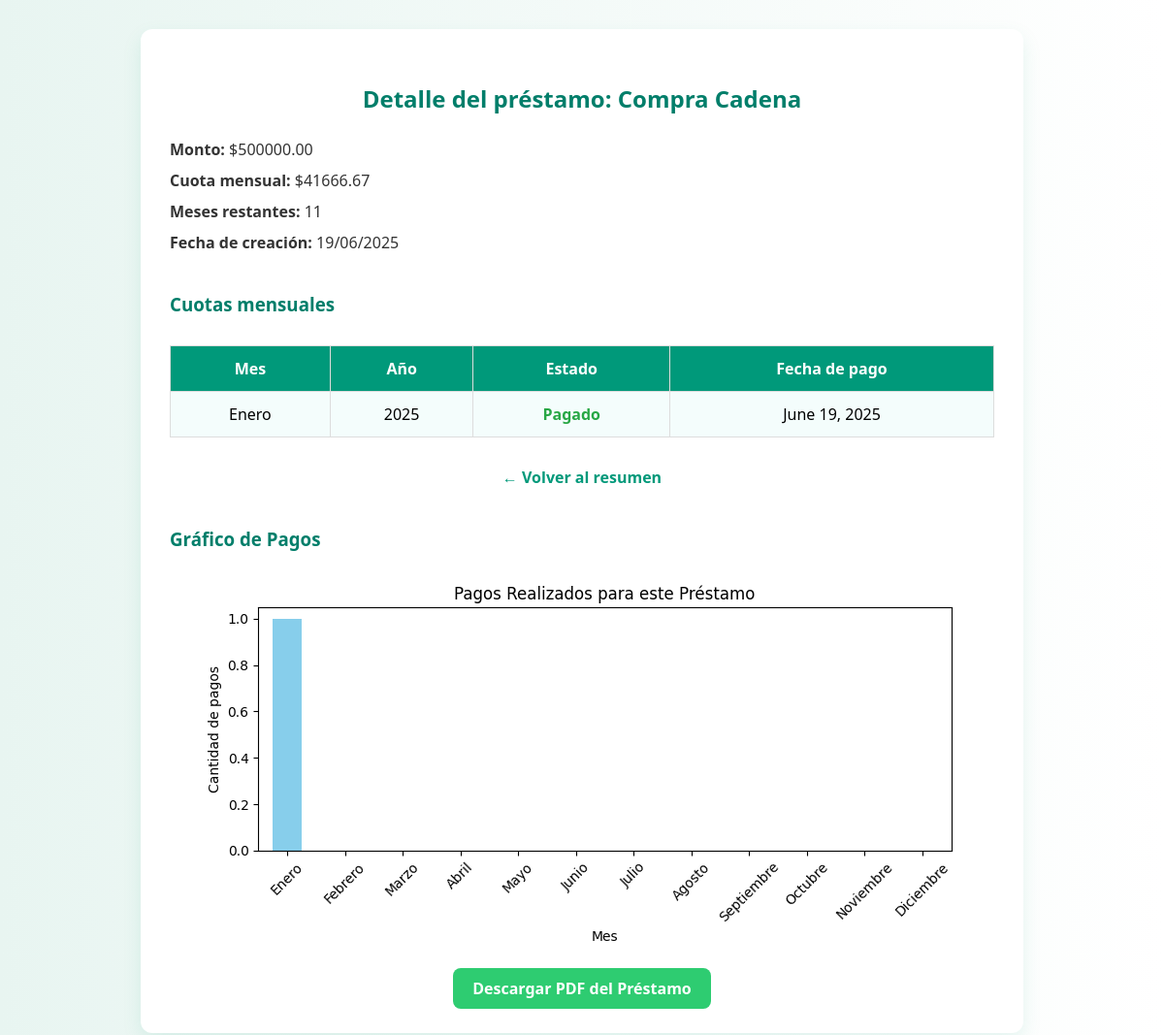
Screenshot of /api/prestamos/vista/prestamos/2/ (signed in) with the database file from the repository.
### Prestamos/models.py (models this page shows, shortened)
class Prestamo(models.Model):
    nombre = models.ForeignKey(settings.AUTH_USER_MODEL, on_delete=models.CASCADE, related_name='prestamos')
    descripcion = models.TextField()
    monto = models.DecimalField(max_digits=10, decimal_places=2)
    cantidad_meses = models.IntegerField(default=12)
    cuota_mensual = models.DecimalField(max_digits=10, decimal_places=2, blank=True, null=True)
    fecha_creacion = models.DateTimeField(auto_now_add=True, null=True)

class PagoCuota(models.Model):
    prestamo = models.ForeignKey(Prestamo, on_delete=models.CASCADE, related_name='cuotas')
    mes = models.CharField(max_length=20)
    año = models.IntegerField()
    pagado = models.BooleanField(default=False)
    fecha_pago = models.DateField(blank=True, null=True)

### Prestamos/views.py (the view)
# urls.py: path('vista/prestamos/<int:pk>/', detalle_prestamo, name='vista_prestamo_detalle'),
@login_required
def detalle_prestamo(request, pk):
    prestamo = get_object_or_404(Prestamo, pk=pk)
    if not request.user.is_superuser and prestamo.nombre != request.user:
        return HttpResponseForbidden("No tienes permiso para ver este préstamo.")
    cuotas = prestamo.cuotas.all().order_by('-año', '-mes')
    datos = [{'mes': cuota.mes, 'año': cuota.año} for cuota in cuotas if cuota.pagado]
    df = pd.DataFrame(datos)
    grafico_base64 = None
    if not df.empty:
        df['mes'] = pd.Categorical(df['mes'], categories=[
            'Enero', 'Febrero', 'Marzo', 'Abril', 'Mayo', 'Junio',
            'Julio', 'Agosto', 'Septiembre', 'Octubre', 'Noviembre', 'Diciembre'
        ], ordered=True)
        resumen = df.groupby('mes').size().reindex(df['mes'].cat.categories, fill_value=0)
        plt.figure(figsize=(8, 4))
        resumen.plot(kind='bar', color='skyblue')
        plt.title("Pagos Realizados para este Préstamo")
        plt.xlabel("Mes")
        plt.ylabel("Cantidad de pagos")
        plt.xticks(rotation=45)
        plt.tight_layout()
        buffer = io.BytesIO()
        plt.savefig(buffer, format='png')
        buffer.seek(0)
        grafico_base64 = base64.b64encode(buffer.read()).decode('utf-8')
        buffer.close()
        plt.close()
    return render(request, 'prestamos/detalle_prestamo.html', {
        'prestamo': prestamo,
        'cuotas': cuotas,
        'grafico_base64': grafico_base64
    })

### Prestamos/templates/prestamos/detalle_prestamo.html (shortened to what this page needs)
<!DOCTYPE html>
<html lang="es">
<head>
</head>
<body>
<div class="contenedor">
    <h2>Detalle del préstamo: {{ prestamo.descripcion }}</h2>
    <p><strong>Monto:</strong> ${{ prestamo.monto }}</p>
    <p><strong>Cuota mensual:</strong> ${{ prestamo.cuota_mensual }}</p>
    <p><strong>Meses restantes:</strong> {{ prestamo.cantidad_meses }}</p>
    <p><strong>Fecha de creación:</strong> {{ prestamo.fecha_creacion|date:"d/m/Y" }}</p>
    <h3>Cuotas mensuales</h3>
    <table>
        <tr>
            <th>Mes</th>
            <th>Año</th>
            <th>Estado</th>
            <th>Fecha de pago</th>
        </tr>
        {% for cuota in cuotas %}
        <tr>
            <td>{{ cuota.mes }}</td>
            <td>{{ cuota.año }}</td>
            <td>
                {% if cuota.pagado %}
                    <span class="estado-pagado">Pagado</span>
                {% else %}
                    <span class="estado-pendiente">Pendiente</span>
                {% endif %}
            </td>
            <td>{{ cuota.fecha_pago|default:"-" }}</td>
        </tr>
        {% empty %}
        <tr><td colspan="4">No hay cuotas registradas.</td></tr>
        {% endfor %}
    </table>
    <div class="volver">
        <a href="{% url 'vista_prestamos' %}">← Volver al resumen</a>
    </div>
    {% if grafico_base64 %}
        <h3>Gráfico de Pagos</h3>
        <img alt="Gráfico de pagos">
    {% else %}
        <p style="text-align: center; margin-top: 20px;">No hay pagos suficientes para generar un gráfico.</p>
    {% endif %}
    <div style="text-align: center; margin-top: 20px;">
        <a href="{% url 'descargar_pdf_prestamo' prestamo.id %}"
            style="background-color: #2ecc71; color: white; padding: 10px 20px; text-decoration: none; border-radius: 8px; font-weight: bold;">
            Descargar PDF del Préstamo
        </a>
    </div>
</div>
</body>
</html>

### Prestamos/templates/prestamos/detalle_prestamo.html (style rules this page uses)
body { font-family: 'Segoe UI', Tahoma, Geneva, Verdana, sans-serif; background: linear-gradient(to right, #e8f5f1, #ffffff); padding: 30px 20px; margin: 0; }
.contenedor { max-width: 850px; margin: auto; background: #ffffff; padding: 35px 30px; border-radius: 12px; box-shadow: 0 8px 20px rgba(0, 153, 122, 0.1); }
h2 { text-align: center; color: #007e6a; margin-bottom: 25px; }
p { margin: 10px 0; font-size: 16px; color: #333; }
table { width: 100%; border-collapse: collapse; margin-top: 30px; }
th, td { padding: 12px; text-align: center; border: 1px solid #ddd; }
th { background-color: #00997a; color: white; }
tr:nth-child(even) { background-color: #f4fdfc; }
.volver { text-align: center; margin-top: 30px; }
.volver a { color: #00997a; font-weight: bold; text-decoration: none; }
h3 { margin-top: 40px; color: #007e6a; }
img { margin-top: 20px; max-width: 100%; display: block; margin-left: auto; margin-right: auto; }
.estado-pagado { color: #28a745; font-weight: bold; }

### rows the page displays
Prestamo: descripcion "Compra Cadena", monto "500000.00", cuota_mensual "41666.67", cantidad_meses "11", fecha_creacion "19/06/2025"
PagoCuota: mes "Enero", año "2025", pagado "Pagado", fecha_pago "June 19, 2025"
